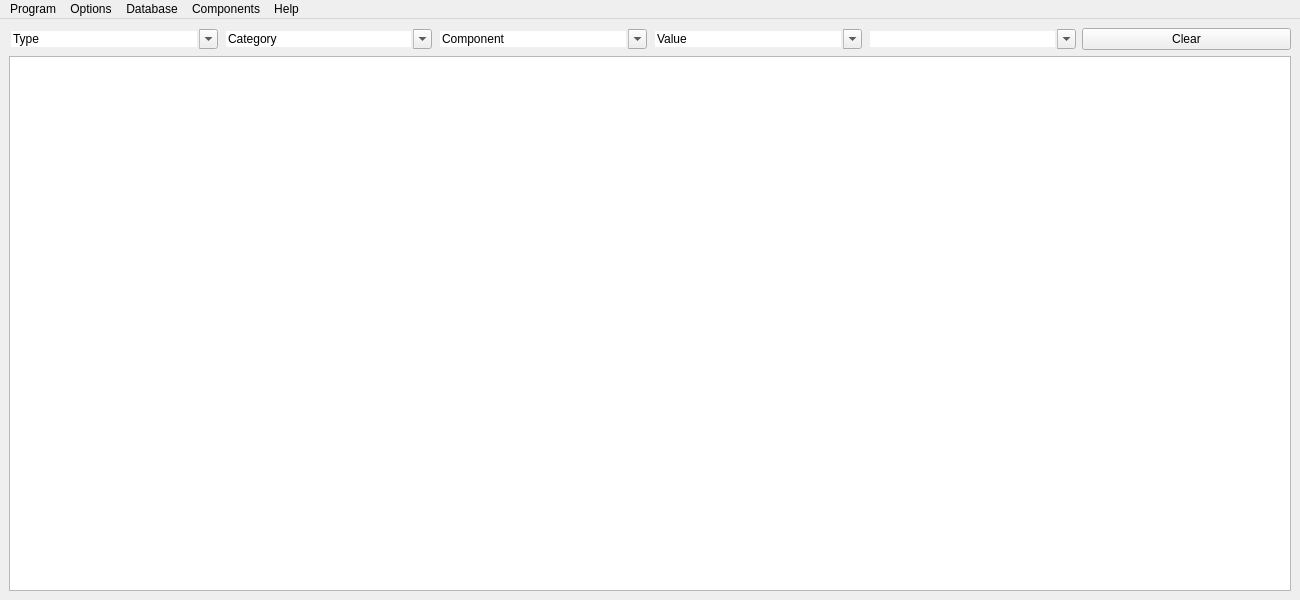
<?xml version="1.0" encoding="UTF-8"?>
<ui version="4.0">
 <class>MainWindow</class>
 <widget class="QMainWindow" name="MainWindow">
  <property name="geometry">
   <rect>
    <x>0</x>
    <y>0</y>
    <width>1300</width>
    <height>600</height>
   </rect>
  </property>
  <property name="windowTitle">
   <string>Electronic Components Database</string>
  </property>
  <widget class="QWidget" name="centralwidget">
   <property name="sizePolicy">
    <sizepolicy hsizetype="Preferred" vsizetype="Preferred">
     <horstretch>0</horstretch>
     <verstretch>0</verstretch>
    </sizepolicy>
   </property>
   <layout class="QGridLayout" name="gridLayout">
    <item row="0" column="0">
     <layout class="QVBoxLayout" name="verticalLayout" stretch="0,1">
      <property name="sizeConstraint">
       <enum>QLayout::SetNoConstraint</enum>
      </property>
      <property name="leftMargin">
       <number>0</number>
      </property>
      <item>
       <layout class="QHBoxLayout" name="horizontalLayout">
        <item>
         <widget class="QComboBox" name="typeFilter">
          <property name="autoFillBackground">
           <bool>false</bool>
          </property>
          <property name="editable">
           <bool>true</bool>
          </property>
          <property name="currentText">
           <string>Type</string>
          </property>
          <property name="frame">
           <bool>false</bool>
          </property>
         </widget>
        </item>
        <item>
         <widget class="QComboBox" name="categoryFilter">
          <property name="autoFillBackground">
           <bool>false</bool>
          </property>
          <property name="editable">
           <bool>true</bool>
          </property>
          <property name="currentText">
           <string>Category</string>
          </property>
          <property name="frame">
           <bool>false</bool>
          </property>
         </widget>
        </item>
        <item>
         <widget class="QComboBox" name="componentFilter">
          <property name="autoFillBackground">
           <bool>false</bool>
          </property>
          <property name="editable">
           <bool>true</bool>
          </property>
          <property name="currentText">
           <string>Component</string>
          </property>
          <property name="frame">
           <bool>false</bool>
          </property>
         </widget>
        </item>
        <item>
         <widget class="QComboBox" name="valueFilter">
          <property name="autoFillBackground">
           <bool>false</bool>
          </property>
          <property name="editable">
           <bool>true</bool>
          </property>
          <property name="currentText">
           <string>Value</string>
          </property>
          <property name="frame">
           <bool>false</bool>
          </property>
         </widget>
        </item>
        <item>
         <widget class="QComboBox" name="packageFilter">
          <property name="autoFillBackground">
           <bool>false</bool>
          </property>
          <property name="editable">
           <bool>true</bool>
          </property>
          <property name="placeholderText">
           <string>Package</string>
          </property>
          <property name="frame">
           <bool>false</bool>
          </property>
         </widget>
        </item>
        <item>
         <widget class="QPushButton" name="Clear">
          <property name="text">
           <string>Clear</string>
          </property>
         </widget>
        </item>
       </layout>
      </item>
      <item>
       <widget class="QTableView" name="tableView">
        <property name="enabled">
         <bool>true</bool>
        </property>
        <property name="sizePolicy">
         <sizepolicy hsizetype="Expanding" vsizetype="Expanding">
          <horstretch>0</horstretch>
          <verstretch>0</verstretch>
         </sizepolicy>
        </property>
        <property name="mouseTracking">
         <bool>false</bool>
        </property>
        <property name="contextMenuPolicy">
         <enum>Qt::ActionsContextMenu</enum>
        </property>
        <property name="acceptDrops">
         <bool>true</bool>
        </property>
        <property name="locale">
         <locale language="English" country="UnitedStates"/>
        </property>
        <property name="dragEnabled">
         <bool>true</bool>
        </property>
        <property name="selectionMode">
         <enum>QAbstractItemView::ContiguousSelection</enum>
        </property>
        <property name="selectionBehavior">
         <enum>QAbstractItemView::SelectRows</enum>
        </property>
        <property name="sortingEnabled">
         <bool>true</bool>
        </property>
        <attribute name="horizontalHeaderStretchLastSection">
         <bool>false</bool>
        </attribute>
        <attribute name="verticalHeaderStretchLastSection">
         <bool>false</bool>
        </attribute>
       </widget>
      </item>
     </layout>
    </item>
   </layout>
  </widget>
  <widget class="QMenuBar" name="menubar">
   <property name="geometry">
    <rect>
     <x>0</x>
     <y>0</y>
     <width>1300</width>
     <height>21</height>
    </rect>
   </property>
   <widget class="QMenu" name="menuOptions">
    <property name="title">
     <string>Options</string>
    </property>
    <addaction name="actionConfiguration"/>
   </widget>
   <widget class="QMenu" name="menuDatabase">
    <property name="title">
     <string>Database</string>
    </property>
    <widget class="QMenu" name="menu">
     <property name="title">
      <string>Import</string>
     </property>
     <addaction name="actionFrom_csv"/>
     <addaction name="actionFrom_xls"/>
    </widget>
    <widget class="QMenu" name="menuExport">
     <property name="title">
      <string>Export</string>
     </property>
     <addaction name="actionTo_csv"/>
     <addaction name="actionTo_xls"/>
    </widget>
    <addaction name="menu"/>
    <addaction name="menuExport"/>
    <addaction name="actionRestore_from_db_file"/>
   </widget>
   <widget class="QMenu" name="menuFile">
    <property name="title">
     <string>Program</string>
    </property>
    <addaction name="actionExit"/>
   </widget>
   <widget class="QMenu" name="menuComponents">
    <property name="title">
     <string>Components</string>
    </property>
    <addaction name="actionAdd_new"/>
   </widget>
   <widget class="QMenu" name="menuHelp">
    <property name="title">
     <string>Help</string>
    </property>
    <addaction name="actionDocs"/>
    <addaction name="actionAbout"/>
   </widget>
   <addaction name="menuFile"/>
   <addaction name="menuOptions"/>
   <addaction name="menuDatabase"/>
   <addaction name="menuComponents"/>
   <addaction name="menuHelp"/>
  </widget>
  <action name="actionConfiguration">
   <property name="text">
    <string>Configuration</string>
   </property>
  </action>
  <action name="actionExit">
   <property name="text">
    <string>Exit</string>
   </property>
   <property name="shortcut">
    <string>Ctrl+E</string>
   </property>
  </action>
  <action name="actionAdd_new">
   <property name="text">
    <string>Add new</string>
   </property>
   <property name="shortcut">
    <string>Ctrl+N</string>
   </property>
  </action>
  <action name="actionDocs">
   <property name="text">
    <string>Docs</string>
   </property>
   <property name="shortcut">
    <string>Ctrl+H</string>
   </property>
  </action>
  <action name="actionAbout">
   <property name="text">
    <string>About</string>
   </property>
  </action>
  <action name="actionRestore_from_db_file">
   <property name="text">
    <string>Restore from *.db file</string>
   </property>
  </action>
  <action name="actionFrom_csv">
   <property name="text">
    <string>From *.csv</string>
   </property>
  </action>
  <action name="actionFrom_xls">
   <property name="text">
    <string>From *.xml</string>
   </property>
  </action>
  <action name="actionTo_csv">
   <property name="text">
    <string>To *.csv</string>
   </property>
  </action>
  <action name="actionTo_xls">
   <property name="text">
    <string>To *.xml</string>
   </property>
  </action>
  <action name="actionDeleteComponent">
   <property name="text">
    <string>Delete Component</string>
   </property>
   <property name="shortcut">
    <string>Ctrl+D</string>
   </property>
  </action>
  <action name="actionIncreaseTheState">
   <property name="text">
    <string>Increas the state</string>
   </property>
   <property name="shortcut">
    <string>Ctrl+I</string>
   </property>
  </action>
  <action name="actionIncreaseTheStateBy">
   <property name="text">
    <string>Increase the state by...</string>
   </property>
  </action>
  <action name="actionResetState">
   <property name="text">
    <string>Reset state</string>
   </property>
  </action>
  <action name="actionReduceTheStateBy">
   <property name="text">
    <string>Reduce the state by ...</string>
   </property>
  </action>
  <action name="actionReduceTheState">
   <property name="text">
    <string>Reduce the state</string>
   </property>
  </action>
  <action name="actionEditComponent">
   <property name="text">
    <string>Edit component</string>
   </property>
  </action>
  <action name="actionUpdateDatabase">
   <property name="text">
    <string>Update Database</string>
   </property>
  </action>
  <action name="actionLookForDocumentationAtTMEeu">
   <property name="text">
    <string>Look for documentation at TME.eu</string>
   </property>
  </action>
  <action name="actionLookForDocumentationAtMouserCom">
   <property name="text">
    <string>Look for documentation at Mouser.com</string>
   </property>
  </action>
  <action name="actionLookForDocumentationAtDigiKeyCom">
   <property name="text">
    <string>Look for documentation at DigiKey.com</string>
   </property>
  </action>
  <action name="actionLookForDocumentationAtFarnellCom">
   <property name="text">
    <string>Look for documentation at Farnell.com</string>
   </property>
  </action>
  <action name="actionLookForDocumentationAtAllDatasheetCom">
   <property name="text">
    <string>Look for documentation at AllDatasheet.com</string>
   </property>
  </action>
  <action name="actionCategory_Filter">
   <property name="text">
    <string>Category Filter</string>
   </property>
   <property name="menuRole">
    <enum>QAction::NoRole</enum>
   </property>
  </action>
 </widget>
 <resources/>
 <connections>
  <connection>
   <sender>categoryFilter</sender>
   <signal>editTextChanged(QString)</signal>
   <receiver>actionCategory_Filter</receiver>
   <slot>trigger()</slot>
   <hints>
    <hint type="sourcelabel">
     <x>179</x>
     <y>47</y>
    </hint>
    <hint type="destinationlabel">
     <x>-1</x>
     <y>-1</y>
    </hint>
   </hints>
  </connection>
 </connections>
</ui>
